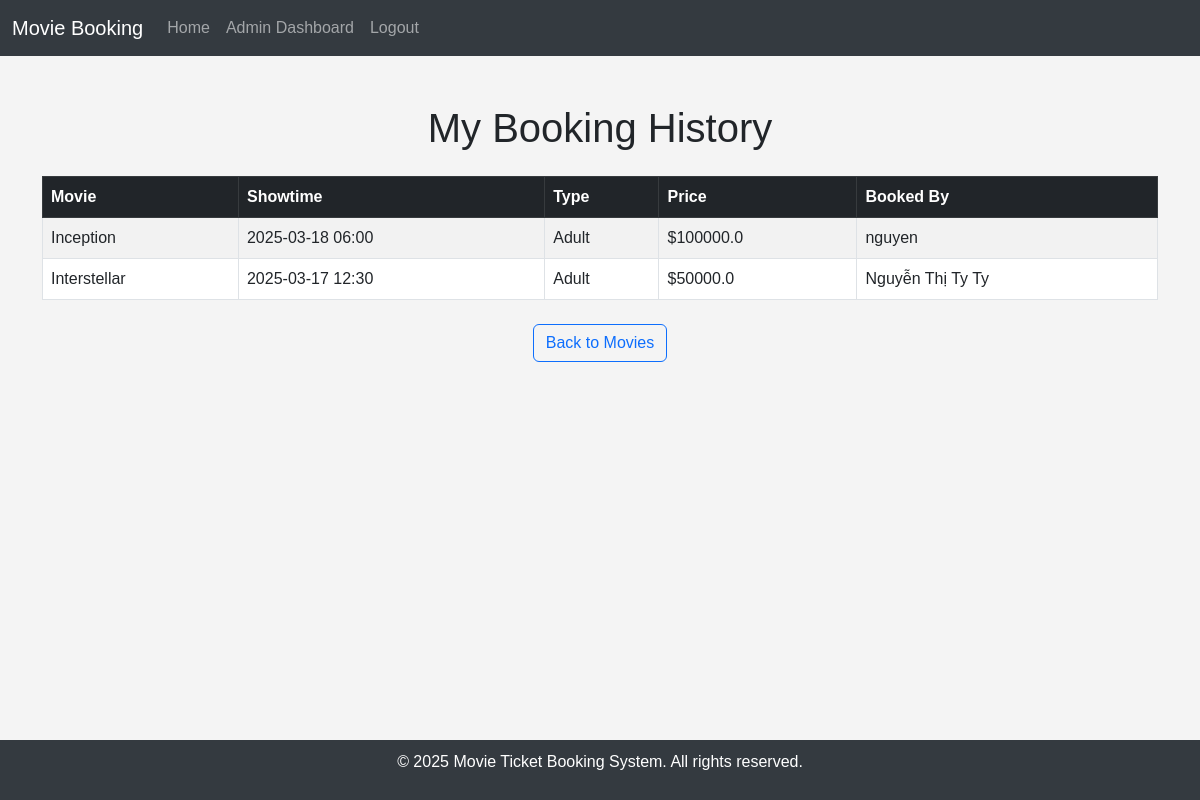
Page /my-bookings/ (signed in) on the committed database.
### home/models.py (models this page shows, shortened)
class TicketHolder(models.Model):
    TICKET_TYPE = (('adult', 'Người lớn'), ('child', 'Trẻ em'))
    name = models.CharField(max_length=100)
    type = models.CharField(max_length=10, choices=TICKET_TYPE)
    age = models.IntegerField()
    ticket = models.OneToOneField(Ticket, on_delete=models.CASCADE)
    user = models.ForeignKey(User, on_delete=models.CASCADE, null=True, blank=True)

class Ticket(models.Model):
    TICKET_TYPE = (('adult', 'Người lớn'), ('child', 'Trẻ em'))
    price = models.FloatField()
    type = models.CharField(max_length=10, choices=TICKET_TYPE)
    showtime = models.DateTimeField()
    movie = models.ForeignKey(Movie, on_delete=models.CASCADE)

class Movie(models.Model):
    title = models.CharField(max_length=100)
    producer = models.CharField(max_length=100)
    duration = models.IntegerField()  # minutes
    director = models.CharField(max_length=100)
    genre = models.CharField(max_length=50)

### home/views.py (the view)
# urls.py: path('my-bookings/', my_bookings, name='my_bookings'),
@login_required(login_url='/login/')  # Đảm bảo người dùng phải đăng nhập
def my_bookings(request):
    if request.user.is_staff:  # Nếu là admin (is_staff=True)
        bookings = TicketHolder.objects.all()  # Lấy tất cả TicketHolder
    else:  # Nếu là user thường
        bookings = TicketHolder.objects.filter(user=request.user)  # Chỉ lấy vé của user hiện tại
    return render(request, 'my_bookings.html', {'bookings': bookings})

### home/templates/my_bookings.html (shortened to what this page needs)
{% extends 'base.html' %}
{% block content %}
<div class="container mt-5">
    <h1 class="text-center mb-4">My Booking History</h1>
    {% if bookings %}
        <table class="table table-striped table-bordered">
            <thead class="table-dark">
                <tr>
                    <th>Movie</th>
                    <th>Showtime</th>
                    <th>Type</th>
                    <th>Price</th>
                    <th>Booked By</th>
                </tr>
            </thead>
            <tbody>
                {% for booking in bookings %}
                    <tr>
                        <td>{{ booking.ticket.movie.title }}</td>
                        <td>{{ booking.ticket.showtime|date:"Y-m-d H:i" }}</td>
                        <td>{{ booking.type|capfirst }}</td>
                        <td>${{ booking.ticket.price }}</td>
                        <td>{{ booking.name }}</td>
                    </tr>
                {% endfor %}
            </tbody>
        </table>
    {% else %}
        <div class="alert alert-warning text-center">
            You haven't booked any tickets yet.
            <a href="{% url 'movie_list' %}" class="alert-link">Start booking now!</a>
        </div>
    {% endif %}
    <div class="text-center mt-4">
        <a href="{% url 'movie_list' %}" class="btn btn-outline-primary">Back to Movies</a>
    </div>
</div>
{% endblock %}

### home/templates/base.html (style rules this page uses)
body { font-family: Arial, sans-serif; background-color: #f4f4f4; margin: 0; padding: 0; }

### rows in the picture
TicketHolder: ticket.movie "Inception", ticket.showtime "2025-03-18 06:00", type "Adult", ticket.price "100000.0", name "nguyen"
TicketHolder: ticket.movie "Interstellar", ticket.showtime "2025-03-17 12:30", type "Adult", ticket.price "50000.0", name "Nguyễn Thị Ty Ty"
